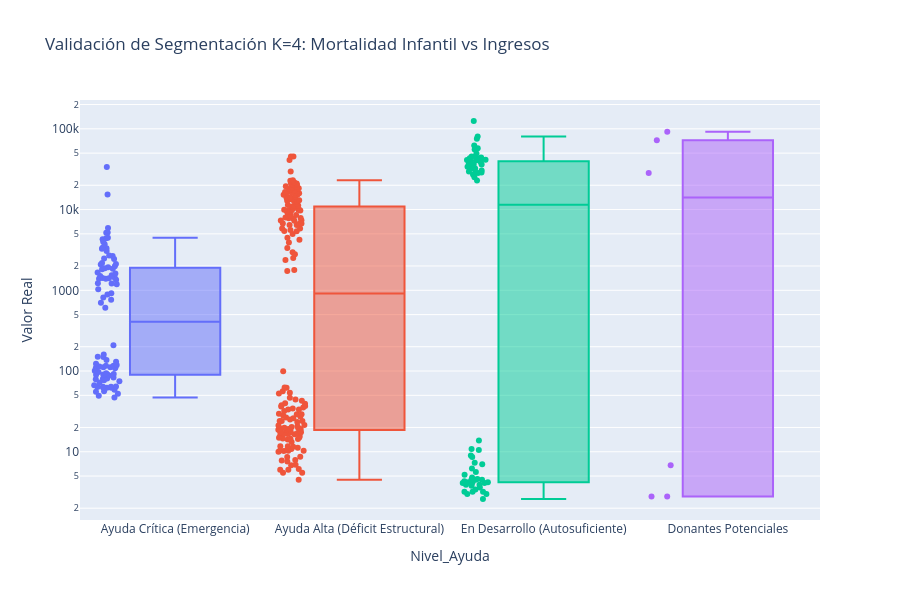
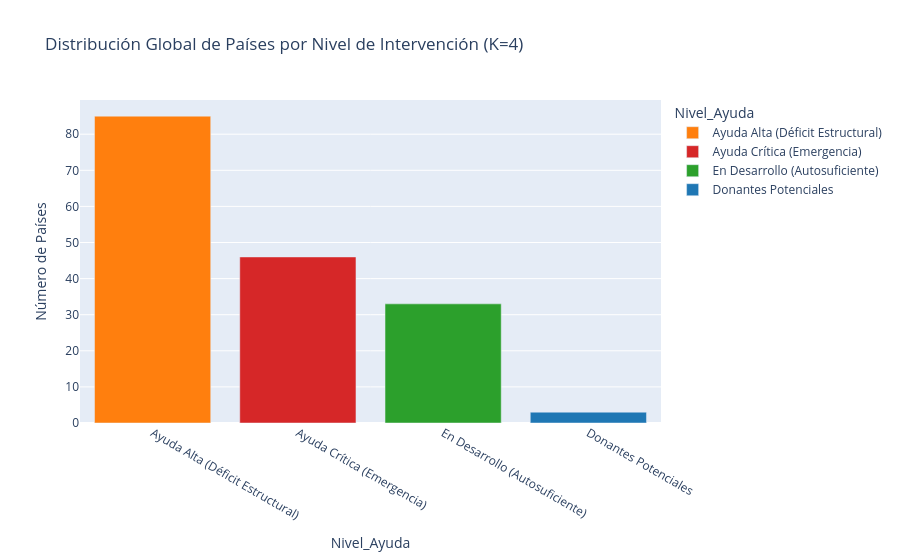

Here is the notebook cell these charts were saved with, in order:
### Markdown cell above
**Ejercicio 4**: Interpretar y explicar los resultados obtenidos en base a nuestro problema concreto.

* Desde la ONG se tiene conocimiento de que las variables más representativas para decidir si un país necesita o no ayuda son el ingreso neto (income) y la mortalidad infantil (child_mort). Dibuja un boxplot de ambas variables respecto a los clústeres etiquetados para determinar el nivel de ayuda para cada uno de los diferentes grupos. **Nota**: Si hemos obtenido dos clústers finales, los niveles de ayuda serán (necesita ayuda/no necesita ayuda), si son 3 (no necesita ayuda / necesita ayuda moderada/ necesita mucha ayuda) y así sucesivamente.

*   Utilizando la librería *kaileido* y *plotly.express* **dibuja un mapa mundi** dónde se refleje el nivel de ayuda necesario por país en función de los clústeres realizados. Que cada nivel de ayuda (clúster) tenga un color diferente.


*   **Conclusiones**: En función de nuestro análisis, ¿qué países debería priorizar Ayuda Internacional para depositar su ayuda y sus recursos? ¿Qué mejoras o implementaciones podríamos hacer a este análisis para mejorar sus resultados? Razona las respuestas de manera argumentada.

### Code cell
# REENTRENAMIENTO CON K=4 COMO MODELO FINAL
print("="*70)
print("MODELO FINAL: K-MEANS CON K=4 CLUSTERS")
print("="*70)

# Entrenar modelo K=4 en X_scaled
kmeans_final_k4 = KMeans(n_clusters=4, random_state=42, n_init=10)
df['Cluster'] = kmeans_final_k4.fit_predict(X_scaled)

# Evaluar métrica
silhouette_final = silhouette_score(X_scaled, df['Cluster'])

print(f"\nMétrica del modelo final (K=4):")
print(f"  • Silhouette Score: {silhouette_final:.3f}")

# 1. PERFILADO Y ETIQUETADO DE CLUSTERS (4 CLUSTERS)
# Calculo las medias de variables clave para caracterizar cada cluster
perfil_clusters = df.groupby('Cluster')[['child_mort', 'income', 'gdpp', 'life_expec']].mean().sort_values('child_mort', ascending=False)
print("\n--- PERFIL MEDIO DE CADA CLUSTER (Variables Originales) ---")
print(perfil_clusters.round(1))
print()

# ASIGNACIÓN DE ETIQUETAS (4 NIVELES CON ENFOQUE ESTRATÉGICO DUAL)
# Identifico clusters por mortalidad infantil y nivel económico
cluster_ids_sorted = perfil_clusters.index.tolist()

# Mapa de etiquetado semántico
mapa_ayuda = {
    cluster_ids_sorted[0]: 'Ayuda Crítica (Emergencia)',
    cluster_ids_sorted[1]: 'Ayuda Alta (Déficit Estructural)',
    cluster_ids_sorted[2]: 'En Desarrollo (Autosuficiente)',
    cluster_ids_sorted[3]: 'Donantes Potenciales'
}

df['Nivel_Ayuda'] = df['Cluster'].map(mapa_ayuda)

print("--- ASIGNACIÓN DE NIVELES DE INTERVENCIÓN ---")
for cluster_id, label in mapa_ayuda.items():
    count = (df['Cluster'] == cluster_id).sum()
    child_mort = df[df['Cluster'] == cluster_id]['child_mort'].mean()
    income = df[df['Cluster'] == cluster_id]['income'].mean()
    print(f"Cluster {cluster_id} ({count} países): {label}")
    print(f"   Mortalidad infantil promedio: {child_mort:.1f}")
    print(f"   Ingreso promedio: ${income:,.0f}")
    print()

# 2. VALIDACIÓN DE ASIGNACIÓN CON BOXPLOTS
print("\n--- VALIDACIÓN CON BOXPLOTS (Variables Clave) ---")
fig_box = px.box(df,
                 x='Nivel_Ayuda',
                 y=['child_mort', 'income'],
                 color='Nivel_Ayuda',
                 points="all",
                 hover_name='country',
                 title='Validación de Segmentación K=4: Mortalidad Infantil vs Ingresos',
                 labels={'value': 'Valor Real', 'variable': 'Métrica'})

fig_box.update_layout(yaxis_type="log", showlegend=False, height=600)
fig_box.show()

print("Boxplots generados correctamente. Se observa separación clara entre todos cuatro niveles.")

# 3. MAPA MUNDI DE PRIORIZACIÓN
print("\n--- GENERACIÓN DEL MAPA MUNDI ---")

print(f"Total de países en dataset: {len(df)}")
print(f"Países únicos: {df['country'].nunique()}")

# Mapeo directo
fig_map = px.choropleth(df,
                        locations='country',
                        locationmode='country names',
                        color='Nivel_Ayuda',
                        title='Mapa Global de Clasificación de Países por Necesidad de Intervención',
                        hover_data={'child_mort': ':.1f', 'income': ':.0f', 'gdpp': ':.0f', 'country': True},
                        color_discrete_map={
                            'Ayuda Crítica (Emergencia)': '#d62728',
                            'Ayuda Alta (Déficit Estructural)': '#ff7f0e',
                            'En Desarrollo (Autosuficiente)': '#2ca02c',
                            'Donantes Potenciales': '#1f77b4'
                        })

fig_map.update_layout(
    geo=dict(showframe=False, showcoastlines=True, projection_type='equirectangular'),
    height=700,
    title_font_size=16
)
fig_map.show()

# 4. LISTADO DE PAÍSES PRIORITARIOS
print("\n" + "="*70)
print("TOP 15 PAÍSES CON MÁXIMA PRIORIDAD (AYUDA CRÍTICA)")
print("="*70)
top_priority = df[df['Nivel_Ayuda'] == 'Ayuda Crítica (Emergencia)'].sort_values('child_mort', ascending=False)
print(top_priority[['country', 'child_mort', 'income', 'gdpp', 'life_expec']].head(15).to_string())

# 5. IDENTIFICACIÓN DE DONANTES POTENCIALES
print("\n" + "="*70)
print("DONANTES POTENCIALES (ECONOMÍAS DESARROLLADAS)")
print("="*70)
donantes = df[df['Nivel_Ayuda'] == 'Donantes Potenciales'].sort_values('income', ascending=False)
print(f"\nTotal de potenciales donantes identificados: {len(donantes)}")
print(donantes[['country', 'income', 'gdpp', 'life_expec']].to_string())

# 6. ANÁLISIS COMPLETO POR NIVEL DE INTERVENCIÓN
print("\n" + "="*70)
print("RESUMEN ESTADÍSTICO POR NIVEL DE INTERVENCIÓN")
print("="*70)
resumen = df.groupby('Nivel_Ayuda')[['child_mort', 'income', 'life_expec', 'gdpp']].agg(['mean', 'min', 'max', 'count'])
print(resumen.round(1))

# 7. DISTRIBUCIÓN DE PAÍSES POR NIVEL (GRÁFICO)
print("\n--- DISTRIBUCIÓN DE PAÍSES POR NIVEL ---")
dist_ayuda = df['Nivel_Ayuda'].value_counts()
print(dist_ayuda)

fig_dist = px.bar(dist_ayuda,
                  title='Distribución Global de Países por Nivel de Intervención (K=4)',
                  labels={'value': 'Número de Países', 'index': 'Nivel de Intervención'},
                  color=dist_ayuda.index,
                  color_discrete_map={
                      'Ayuda Crítica (Emergencia)': '#d62728',
                      'Ayuda Alta (Déficit Estructural)': '#ff7f0e',
                      'En Desarrollo (Autosuficiente)': '#2ca02c',
                      'Donantes Potenciales': '#1f77b4'
                  })
fig_dist.show()

### Figure 1 — Plotly figure (JSON) as saved in the notebook; plotly's stock layout.template omitted (floating-point values rounded to 4 significant figures; data arrays with more than 128 entries replaced by an {"elided": "..."} marker saying what was removed)
{"data": [{"alignmentgroup": "True", "boxpoints": "all", "hovertemplate": "<b>%{hovertext}</b><br><br>Nivel_Ayuda=%{x}<br>Valor Real=%{y}<extra></extra>", "hovertext": ["Afghanistan", "Angola", "Bangladesh", "Benin", "Burkina Faso", "Burundi", "Cameroon", "Central African Republic", "Chad", "Comoros", "Congo, Dem. Rep.", "Congo, Rep.", "Cote d'Ivoire", "Equatorial Guinea", "Eritrea", "Gabon", "Gambia", "Ghana", "Guinea", "Guinea-Bissau", "Haiti", "India", "Kenya", "Lao", "Liberia", "Madagascar", "Malawi", "Mali", "Mauritania", "Mozambique", "Myanmar", "Nepal", "Niger", "Nigeria", "Pakistan", "Rwanda", "Senegal", "Sierra Leone", "Sudan", "Tajikistan", "Tanzania", "Timor-Leste", "Togo", "Uganda", "Yemen", "Zambia", "Afghanistan", "Angola", "Bangladesh", "Benin", "Burkina Faso", "Burundi", "Cameroon", "Central African Republic", "Chad", "Comoros", "Congo, Dem. Rep.", "Congo, Rep.", "Cote d'Ivoire", "Equatorial Guinea", "Eritrea", "Gabon", "Gambia", "Ghana", "Guinea", "Guinea-Bissau", "Haiti", "India", "Kenya", "Lao", "Liberia", "Madagascar", "Malawi", "Mali", "Mauritania", "Mozambique", "Myanmar", "Nepal", "Niger", "Nigeria", "Pakistan", "Rwanda", "Senegal", "Sierra Leone", "Sudan", "Tajikistan", "Tanzania", "Timor-Leste", "Togo", "Uganda", "Yemen", "Zambia"], "legendgroup": "Ayuda Crítica (Emergencia)", "marker": {"color": "#636efa"}, "name": "Ayuda Crítica (Emergencia)", "notched": false, "offsetgroup": "Ayuda Crítica (Emergencia)", "orientation": "v", "showlegend": true, "type": "box", "x": ["Ayuda Crítica (Emergencia)", "Ayuda Crítica (Emergencia)", "Ayuda Crítica (Emergencia)", "Ayuda Crítica (Emergencia)", "Ayuda Crítica (Emergencia)", "Ayuda Crítica (Emergencia)", "Ayuda Crítica (Emergencia)", "Ayuda Crítica (Emergencia)", "Ayuda Crítica (Emergencia)", "Ayuda Crítica (Emergencia)", "Ayuda Crítica (Emergencia)", "Ayuda Crítica (Emergencia)", "Ayuda Crítica (Emergencia)", "Ayuda Crítica (Emergencia)", "Ayuda Crítica (Emergencia)", "Ayuda Crítica (Emergencia)", "Ayuda Crítica (Emergencia)", "Ayuda Crítica (Emergencia)", "Ayuda Crítica (Emergencia)", "Ayuda Crítica (Emergencia)", "Ayuda Crítica (Emergencia)", "Ayuda Crítica (Emergencia)", "Ayuda Crítica (Emergencia)", "Ayuda Crítica (Emergencia)", "Ayuda Crítica (Emergencia)", "Ayuda Crítica (Emergencia)", "Ayuda Crítica (Emergencia)", "Ayuda Crítica (Emergencia)", "Ayuda Crítica (Emergencia)", "Ayuda Crítica (Emergencia)", "Ayuda Crítica (Emergencia)", "Ayuda Crítica (Emergencia)", "Ayuda Crítica (Emergencia)", "Ayuda Crítica (Emergencia)", "Ayuda Crítica (Emergencia)", "Ayuda Crítica (Emergencia)", "Ayuda Crítica (Emergencia)", "Ayuda Crítica (Emergencia)", "Ayuda Crítica (Emergencia)", "Ayuda Crítica (Emergencia)", "Ayuda Crítica (Emergencia)", "Ayuda Crítica (Emergencia)", "Ayuda Crítica (Emergencia)", "Ayuda Crítica (Emergencia)", "Ayuda Crítica (Emergencia)", "Ayuda Crítica (Emergencia)", "Ayuda Crítica (Emergencia)", "Ayuda Crítica (Emergencia)", "Ayuda Crítica (Emergencia)", "Ayuda Crítica (Emergencia)", "Ayuda Crítica (Emergencia)", "Ayuda Crítica (Emergencia)", "Ayuda Crítica (Emergencia)", "Ayuda Crítica (Emergencia)", "Ayuda Crítica (Emergencia)", "Ayuda Crítica (Emergencia)", "Ayuda Crítica (Emergencia)", "Ayuda Crítica (Emergencia)", "Ayuda Crítica (Emergencia)", "Ayuda Crítica (Emergencia)", "Ayuda Crítica (Emergencia)", "Ayuda Crítica (Emergencia)", "Ayuda Crítica (Emergencia)", "Ayuda Crítica (Emergencia)", "Ayuda Crítica (Emergencia)", "Ayuda Crítica (Emergencia)", "Ayuda Crítica (Emergencia)", "Ayuda Crítica (Emergencia)", "Ayuda Crítica (Emergencia)", "Ayuda Crítica (Emergencia)", "Ayuda Crítica (Emergencia)", "Ayuda Crítica (Emergencia)", "Ayuda Crítica (Emergencia)", "Ayuda Crítica (Emergencia)", "Ayuda Crítica (Emergencia)", "Ayuda Crítica (Emergencia)", "Ayuda Crítica (Emergencia)", "Ayuda Crítica (Emergencia)", "Ayuda Crítica (Emergencia)", "Ayuda Crítica (Emergencia)", "Ayuda Crítica (Emergencia)", "Ayuda Crítica (Emergencia)", "Ayuda Crítica (Emergencia)", "Ayuda Crítica (Emergencia)", "Ayuda Crítica (Emergencia)", "Ayuda Crítica (Emergencia)", "Ayuda Crítica (Emergencia)", "Ayuda Crítica (Emergencia)", "Ayuda Crítica (Emergencia)", "Ayuda Crítica (Emergencia)", "Ayuda Crítica (Emergencia)", "Ayuda Crítica (Emergencia)"], "x0": " ", "xaxis": "x", "y": [90.2, 119.0, 49.4, 111.0, 116.0, 93.6, 108.0, 149.0, 150.0, 88.2, 116.0, 63.9, 111.0, 111.0, 55.2, 63.7, 80.3, 74.7, 109.0, 114.0, 208.0, 58.8, 62.2, 78.9, 89.3, 62.2, 90.5, 137.0, 97.4, 101.0, 64.4, 47.0, 123.0, 130.0, 92.1, 63.6, 66.8, 160.0, 76.7, 52.4, 71.9, 62.6, 90.3, 81.0, 56.3, 83.1, 1610.0, 5900.0, 2440.0, 1820.0, 1430.0, 764.0, 2660.0, 888.0, 1930.0, 1410.0, 609.0, 5190.0, 2690.0, 33700.0, 1420.0, 15400.0, 1660.0, 3060.0, 1190.0, 1390.0, 1500.0, 4410.0, 2480.0, 3980.0, 700.0, 1390.0, 1030.0, 1870.0, 3320.0, 918.0, 3720.0, 1990.0, 814.0, 5150.0, 4280.0, 1350.0, 2180.0, 1220.0, 3370.0, 2110.0, 2090.0, 1850.0, 1210.0, 1540.0, 4480.0, 3280.0], "y0": " ", "yaxis": "y"}, {"alignmentgroup": "True", "boxpoints": "all", "hovertemplate": "<b>%{hovertext}</b><br><br>Nivel_Ayuda=%{x}<br>Valor Real=%{y}<extra></extra>", "hovertext": {"elided": "170 str values"}, "legendgroup": "Ayuda Alta (Déficit Estructural)", "marker": {"color": "#EF553B"}, "name": "Ayuda Alta (Déficit Estructural)", "notched": false, "offsetgroup": "Ayuda Alta (Déficit Estructural)", "orientation": "v", "showlegend": true, "type": "box", "x": {"elided": "170 str values"}, "x0": " ", "xaxis": "x", "y": {"elided": "170 float values"}, "y0": " ", "yaxis": "y"}, {"alignmentgroup": "True", "boxpoints": "all", "hovertemplate": "<b>%{hovertext}</b><br><br>Nivel_Ayuda=%{x}<br>Valor Real=%{y}<extra></extra>", "hovertext": ["Australia", "Austria", "Bahamas", "Belgium", "Brunei", "Canada", "Cyprus", "Czech Republic", "Denmark", "Finland", "France", "Germany", "Greece", "Iceland", "Ireland", "Israel", "Italy", "Japan", "Kuwait", "Netherlands", "New Zealand", "Norway", "Portugal", "Qatar", "Slovak Republic", "Slovenia", "South Korea", "Spain", "Sweden", "Switzerland", "United Arab Emirates", "United Kingdom", "United States", "Australia", "Austria", "Bahamas", "Belgium", "Brunei", "Canada", "Cyprus", "Czech Republic", "Denmark", "Finland", "France", "Germany", "Greece", "Iceland", "Ireland", "Israel", "Italy", "Japan", "Kuwait", "Netherlands", "New Zealand", "Norway", "Portugal", "Qatar", "Slovak Republic", "Slovenia", "South Korea", "Spain", "Sweden", "Switzerland", "United Arab Emirates", "United Kingdom", "United States"], "legendgroup": "En Desarrollo (Autosuficiente)", "marker": {"color": "#00cc96"}, "name": "En Desarrollo (Autosuficiente)", "notched": false, "offsetgroup": "En Desarrollo (Autosuficiente)", "orientation": "v", "showlegend": true, "type": "box", "x": ["En Desarrollo (Autosuficiente)", "En Desarrollo (Autosuficiente)", "En Desarrollo (Autosuficiente)", "En Desarrollo (Autosuficiente)", "En Desarrollo (Autosuficiente)", "En Desarrollo (Autosuficiente)", "En Desarrollo (Autosuficiente)", "En Desarrollo (Autosuficiente)", "En Desarrollo (Autosuficiente)", "En Desarrollo (Autosuficiente)", "En Desarrollo (Autosuficiente)", "En Desarrollo (Autosuficiente)", "En Desarrollo (Autosuficiente)", "En Desarrollo (Autosuficiente)", "En Desarrollo (Autosuficiente)", "En Desarrollo (Autosuficiente)", "En Desarrollo (Autosuficiente)", "En Desarrollo (Autosuficiente)", "En Desarrollo (Autosuficiente)", "En Desarrollo (Autosuficiente)", "En Desarrollo (Autosuficiente)", "En Desarrollo (Autosuficiente)", "En Desarrollo (Autosuficiente)", "En Desarrollo (Autosuficiente)", "En Desarrollo (Autosuficiente)", "En Desarrollo (Autosuficiente)", "En Desarrollo (Autosuficiente)", "En Desarrollo (Autosuficiente)", "En Desarrollo (Autosuficiente)", "En Desarrollo (Autosuficiente)", "En Desarrollo (Autosuficiente)", "En Desarrollo (Autosuficiente)", "En Desarrollo (Autosuficiente)", "En Desarrollo (Autosuficiente)", "En Desarrollo (Autosuficiente)", "En Desarrollo (Autosuficiente)", "En Desarrollo (Autosuficiente)", "En Desarrollo (Autosuficiente)", "En Desarrollo (Autosuficiente)", "En Desarrollo (Autosuficiente)", "En Desarrollo (Autosuficiente)", "En Desarrollo (Autosuficiente)", "En Desarrollo (Autosuficiente)", "En Desarrollo (Autosuficiente)", "En Desarrollo (Autosuficiente)", "En Desarrollo (Autosuficiente)", "En Desarrollo (Autosuficiente)", "En Desarrollo (Autosuficiente)", "En Desarrollo (Autosuficiente)", "En Desarrollo (Autosuficiente)", "En Desarrollo (Autosuficiente)", "En Desarrollo (Autosuficiente)", "En Desarrollo (Autosuficiente)", "En Desarrollo (Autosuficiente)", "En Desarrollo (Autosuficiente)", "En Desarrollo (Autosuficiente)", "En Desarrollo (Autosuficiente)", "En Desarrollo (Autosuficiente)", "En Desarrollo (Autosuficiente)", "En Desarrollo (Autosuficiente)", "En Desarrollo (Autosuficiente)", "En Desarrollo (Autosuficiente)", "En Desarrollo (Autosuficiente)", "En Desarrollo (Autosuficiente)", "En Desarrollo (Autosuficiente)", "En Desarrollo (Autosuficiente)"], "x0": " ", "xaxis": "x", "y": [4.8, 4.3, 13.8, 4.5, 10.5, 5.6, 3.6, 3.4, 4.1, 3.0, 4.2, 4.2, 3.9, 2.6, 4.2, 4.6, 4.0, 3.2, 10.8, 4.5, 6.2, 3.2, 3.9, 9.0, 7.0, 3.2, 4.1, 3.8, 3.0, 4.5, 8.6, 5.2, 7.3, 41400.0, 43200.0, 22900.0, 41100.0, 80600.0, 40700.0, 33900.0, 28300.0, 44000.0, 39800.0, 36900.0, 40400.0, 28700.0, 38800.0, 45700.0, 29600.0, 36200.0, 35800.0, 75200.0, 45500.0, 32300.0, 62300.0, 27200.0, 125000.0, 25200.0, 28700.0, 30400.0, 32500.0, 42900.0, 55500.0, 57600.0, 36200.0, 49400.0], "y0": " ", "yaxis": "y"}, {"alignmentgroup": "True", "boxpoints": "all", "hovertemplate": "<b>%{hovertext}</b><br><br>Nivel_Ayuda=%{x}<br>Valor Real=%{y}<extra></extra>", "hovertext": ["Luxembourg", "Malta", "Singapore", "Luxembourg", "Malta", "Singapore"], "legendgroup": "Donantes Potenciales", "marker": {"color": "#ab63fa"}, "name": "Donantes Potenciales", "notched": false, "offsetgroup": "Donantes Potenciales", "orientation": "v", "showlegend": true, "type": "box", "x": ["Donantes Potenciales", "Donantes Potenciales", "Donantes Potenciales", "Donantes Potenciales", "Donantes Potenciales", "Donantes Potenciales"], "x0": " ", "xaxis": "x", "y": [2.8, 6.8, 2.8, 91700.0, 28300.0, 72100.0], "y0": " ", "yaxis": "y"}], "layout": {"boxmode": "overlay", "height": 600, "legend": {"title": {"text": "Nivel_Ayuda"}, "tracegroupgap": 0}, "showlegend": false, "title": {"text": "Validación de Segmentación K=4: Mortalidad Infantil vs Ingresos"}, "xaxis": {"anchor": "y", "categoryarray": ["Ayuda Crítica (Emergencia)", "Ayuda Alta (Déficit Estructural)", "En Desarrollo (Autosuficiente)", "Donantes Potenciales"], "categoryorder": "array", "domain": [0, 1], "title": {"text": "Nivel_Ayuda"}}, "yaxis": {"anchor": "x", "domain": [0, 1], "title": {"text": "Valor Real"}, "type": "log"}}}

### Figure 2 — Plotly figure (JSON) as saved in the notebook; plotly's stock layout.template omitted (floating-point values rounded to 4 significant figures)
{"data": [{"hovertemplate": "Nivel_Ayuda=%{x}<br>Número de Países=%{y}<extra></extra>", "legendgroup": "Ayuda Alta (Déficit Estructural)", "marker": {"color": "#ff7f0e", "pattern": {"shape": ""}}, "name": "Ayuda Alta (Déficit Estructural)", "orientation": "v", "showlegend": true, "textposition": "auto", "type": "bar", "x": ["Ayuda Alta (Déficit Estructural)"], "xaxis": "x", "y": [85], "yaxis": "y"}, {"hovertemplate": "Nivel_Ayuda=%{x}<br>Número de Países=%{y}<extra></extra>", "legendgroup": "Ayuda Crítica (Emergencia)", "marker": {"color": "#d62728", "pattern": {"shape": ""}}, "name": "Ayuda Crítica (Emergencia)", "orientation": "v", "showlegend": true, "textposition": "auto", "type": "bar", "x": ["Ayuda Crítica (Emergencia)"], "xaxis": "x", "y": [46], "yaxis": "y"}, {"hovertemplate": "Nivel_Ayuda=%{x}<br>Número de Países=%{y}<extra></extra>", "legendgroup": "En Desarrollo (Autosuficiente)", "marker": {"color": "#2ca02c", "pattern": {"shape": ""}}, "name": "En Desarrollo (Autosuficiente)", "orientation": "v", "showlegend": true, "textposition": "auto", "type": "bar", "x": ["En Desarrollo (Autosuficiente)"], "xaxis": "x", "y": [33], "yaxis": "y"}, {"hovertemplate": "Nivel_Ayuda=%{x}<br>Número de Países=%{y}<extra></extra>", "legendgroup": "Donantes Potenciales", "marker": {"color": "#1f77b4", "pattern": {"shape": ""}}, "name": "Donantes Potenciales", "orientation": "v", "showlegend": true, "textposition": "auto", "type": "bar", "x": ["Donantes Potenciales"], "xaxis": "x", "y": [3], "yaxis": "y"}], "layout": {"barmode": "relative", "legend": {"title": {"text": "Nivel_Ayuda"}, "tracegroupgap": 0}, "title": {"text": "Distribución Global de Países por Nivel de Intervención (K=4)"}, "xaxis": {"anchor": "y", "categoryarray": ["Ayuda Alta (Déficit Estructural)", "Ayuda Crítica (Emergencia)", "En Desarrollo (Autosuficiente)", "Donantes Potenciales"], "categoryorder": "array", "domain": [0, 1], "title": {"text": "Nivel_Ayuda"}}, "yaxis": {"anchor": "x", "domain": [0, 1], "title": {"text": "Número de Países"}}}}
